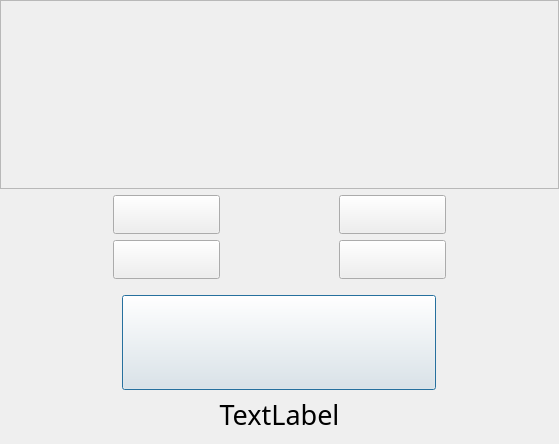
<?xml version="1.0" encoding="UTF-8"?>
<ui version="4.0">
 <class>BankWindow</class>
 <widget class="QDialog" name="BankWindow">
  <property name="geometry">
   <rect>
    <x>0</x>
    <y>0</y>
    <width>559</width>
    <height>444</height>
   </rect>
  </property>
  <property name="font">
   <font>
    <pointsize>4</pointsize>
   </font>
  </property>
  <property name="windowTitle">
   <string>Dialog</string>
  </property>
  <property name="styleSheet">
   <string notr="true">#BankWindow{border-image: url(:/graphics/graphics/graphics/tausta.png)0 0 0 0 stretch stretch;}
#Btn_lah:pressed,#Btn_saldo:pressed{
border-style:solid;
border-width: 5px;
border-color: rgb(45, 45, 45);
margin: 2px 10px 2px 0px;}
#Btn_loki:pressed,#Btn_nosta:pressed{
border-style:solid;
border-width: 5px;
border-color: rgb(45, 45, 45);
margin: 2px 0px 2px 10px;}
#Btn_exit:pressed{
border-style:solid;
border-width: 5px;
border-color: rgb(45, 45, 45);
margin: 2px 10px 2px 10px;}

#Btn_lah:hover,#Btn_loki:hover,#Btn_nosta:hover,#Btn_saldo:hover,#Btn_exit:hover{
border-style:solid;
border-width: 2px;
border-color: rgb(45, 45, 45);
padding: 2px 2px;}
</string>
  </property>
  <layout class="QGridLayout" name="gridLayout">
   <property name="leftMargin">
    <number>0</number>
   </property>
   <property name="topMargin">
    <number>0</number>
   </property>
   <property name="rightMargin">
    <number>0</number>
   </property>
   <item row="1" column="0" colspan="5">
    <widget class="QStackedWidget" name="stackedWidget">
     <property name="maximumSize">
      <size>
       <width>16777215</width>
       <height>700</height>
      </size>
     </property>
     <property name="font">
      <font>
       <pointsize>20</pointsize>
      </font>
     </property>
     <property name="styleSheet">
      <string notr="true">
#stackedWidget {border-image: url(:/graphics/graphics/graphics/image.png)0 0 0 0 stretch stretch;}

</string>
     </property>
     <property name="frameShape">
      <enum>QFrame::StyledPanel</enum>
     </property>
     <widget class="QWidget" name="page"/>
     <widget class="QWidget" name="page_2"/>
    </widget>
   </item>
   <item row="13" column="1" colspan="3" alignment="Qt::AlignHCenter">
    <widget class="QPushButton" name="Btn_exit">
     <property name="sizePolicy">
      <sizepolicy hsizetype="Fixed" vsizetype="Fixed">
       <horstretch>0</horstretch>
       <verstretch>0</verstretch>
      </sizepolicy>
     </property>
     <property name="minimumSize">
      <size>
       <width>314</width>
       <height>95</height>
      </size>
     </property>
     <property name="font">
      <font>
       <pointsize>20</pointsize>
      </font>
     </property>
     <property name="cursor">
      <cursorShape>PointingHandCursor</cursorShape>
     </property>
     <property name="styleSheet">
      <string notr="true">border-image: url(:/graphics/graphics/graphics/logout.png)0 0 0 0;
</string>
     </property>
     <property name="text">
      <string/>
     </property>
    </widget>
   </item>
   <item row="2" column="1">
    <widget class="QPushButton" name="Btn_nosta">
     <property name="sizePolicy">
      <sizepolicy hsizetype="Preferred" vsizetype="Preferred">
       <horstretch>0</horstretch>
       <verstretch>0</verstretch>
      </sizepolicy>
     </property>
     <property name="maximumSize">
      <size>
       <width>356</width>
       <height>92</height>
      </size>
     </property>
     <property name="font">
      <font>
       <pointsize>20</pointsize>
      </font>
     </property>
     <property name="cursor">
      <cursorShape>PointingHandCursor</cursorShape>
     </property>
     <property name="styleSheet">
      <string notr="true">border-image: url(:/graphics/graphics/graphics/nosto.png)0 0 0 0;</string>
     </property>
     <property name="text">
      <string/>
     </property>
    </widget>
   </item>
   <item row="2" column="2">
    <spacer name="horizontalSpacer">
     <property name="orientation">
      <enum>Qt::Horizontal</enum>
     </property>
     <property name="sizeType">
      <enum>QSizePolicy::Fixed</enum>
     </property>
     <property name="sizeHint" stdset="0">
      <size>
       <width>40</width>
       <height>20</height>
      </size>
     </property>
    </spacer>
   </item>
   <item row="2" column="3">
    <widget class="QPushButton" name="Btn_saldo">
     <property name="sizePolicy">
      <sizepolicy hsizetype="Preferred" vsizetype="Preferred">
       <horstretch>0</horstretch>
       <verstretch>0</verstretch>
      </sizepolicy>
     </property>
     <property name="maximumSize">
      <size>
       <width>356</width>
       <height>92</height>
      </size>
     </property>
     <property name="font">
      <font>
       <pointsize>20</pointsize>
      </font>
     </property>
     <property name="cursor">
      <cursorShape>PointingHandCursor</cursorShape>
     </property>
     <property name="styleSheet">
      <string notr="true">border-image: url(:/graphics/graphics/graphics/saldo.png)0 0 0 0;</string>
     </property>
     <property name="text">
      <string/>
     </property>
     <property name="flat">
      <bool>false</bool>
     </property>
    </widget>
   </item>
   <item row="4" column="1">
    <widget class="QPushButton" name="Btn_loki">
     <property name="sizePolicy">
      <sizepolicy hsizetype="Preferred" vsizetype="Preferred">
       <horstretch>0</horstretch>
       <verstretch>0</verstretch>
      </sizepolicy>
     </property>
     <property name="maximumSize">
      <size>
       <width>356</width>
       <height>92</height>
      </size>
     </property>
     <property name="font">
      <font>
       <pointsize>20</pointsize>
      </font>
     </property>
     <property name="cursor">
      <cursorShape>PointingHandCursor</cursorShape>
     </property>
     <property name="styleSheet">
      <string notr="true">border-image: url(:/graphics/graphics/graphics/history.png)0 0 0 0;</string>
     </property>
     <property name="text">
      <string/>
     </property>
    </widget>
   </item>
   <item row="4" column="2">
    <spacer name="horizontalSpacer_2">
     <property name="orientation">
      <enum>Qt::Horizontal</enum>
     </property>
     <property name="sizeType">
      <enum>QSizePolicy::Fixed</enum>
     </property>
     <property name="sizeHint" stdset="0">
      <size>
       <width>40</width>
       <height>20</height>
      </size>
     </property>
    </spacer>
   </item>
   <item row="5" column="2">
    <spacer name="verticalSpacer">
     <property name="orientation">
      <enum>Qt::Vertical</enum>
     </property>
     <property name="sizeType">
      <enum>QSizePolicy::Fixed</enum>
     </property>
     <property name="sizeHint" stdset="0">
      <size>
       <width>20</width>
       <height>10</height>
      </size>
     </property>
    </spacer>
   </item>
   <item row="4" column="3">
    <widget class="QPushButton" name="Btn_lah">
     <property name="sizePolicy">
      <sizepolicy hsizetype="Minimum" vsizetype="Preferred">
       <horstretch>0</horstretch>
       <verstretch>0</verstretch>
      </sizepolicy>
     </property>
     <property name="maximumSize">
      <size>
       <width>356</width>
       <height>92</height>
      </size>
     </property>
     <property name="font">
      <font>
       <pointsize>20</pointsize>
      </font>
     </property>
     <property name="cursor">
      <cursorShape>PointingHandCursor</cursorShape>
     </property>
     <property name="styleSheet">
      <string notr="true">border-image: url(:/graphics/graphics/graphics/lah.png)0 0 0 0;
</string>
     </property>
     <property name="text">
      <string/>
     </property>
    </widget>
   </item>
   <item row="14" column="0" colspan="5">
    <widget class="QLabel" name="labelInfo">
     <property name="sizePolicy">
      <sizepolicy hsizetype="Preferred" vsizetype="Preferred">
       <horstretch>0</horstretch>
       <verstretch>0</verstretch>
      </sizepolicy>
     </property>
     <property name="font">
      <font>
       <family>monofonto</family>
       <pointsize>20</pointsize>
      </font>
     </property>
     <property name="styleSheet">
      <string notr="true"> font-family:monofonto;

color: rgb(0, 0, 0);</string>
     </property>
     <property name="text">
      <string>TextLabel</string>
     </property>
     <property name="scaledContents">
      <bool>true</bool>
     </property>
     <property name="alignment">
      <set>Qt::AlignCenter</set>
     </property>
    </widget>
   </item>
  </layout>
 </widget>
 <resources/>
 <connections/>
</ui>
